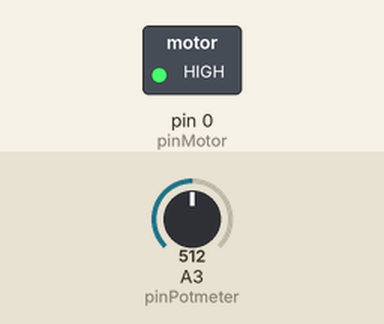
This sketch was run on a simulated Arduino Uno, built with avr-gcc and run on an emulated ATmega328P. Parts: switched loads named in the sketch (green lamp = pin HIGH). Inputs (shaded band) come from the test bench; at power-on: A3 (pinPotmeter) = 512.

Above: at 1.2 s.
1.3 s: A3 (pinPotmeter) set to 526
At 1.6 s:
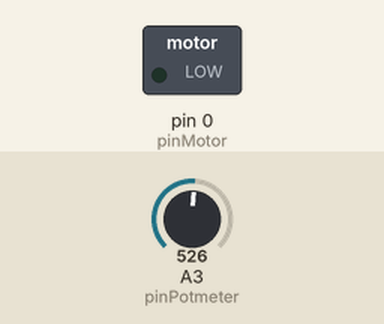
2.8 s: A3 (pinPotmeter) set to 511
At 4.0 s:
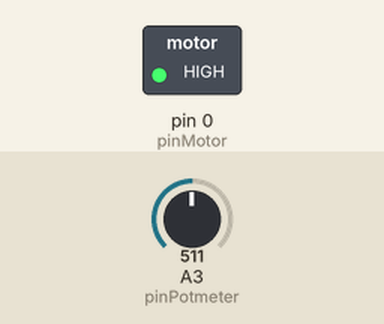
4.3 s: A3 (pinPotmeter) set to 716
At 5.5 s:
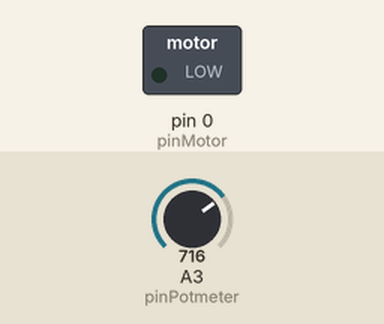
Timing chart, 0 to 7.3 s (numbered marks = the images above; inputs shaded):
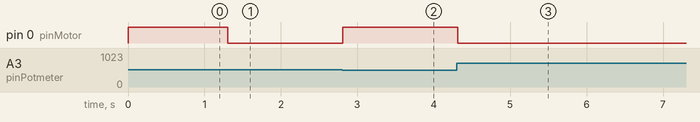

The sketch:

SolderExtractorCode.ino
```cpp
int pinPotmeter = 3;
int pinMotor = 0;

void setup()
{
  pinMode(pinPotmeter, INPUT);
  pinMode(pinMotor, OUTPUT);
}

void loop()
{
  int potVal = analogRead(pinPotmeter);
  int PWMVal = map(potVal, 0, 1023, 255, 0);
  analogWrite(pinMotor, PWMVal);
  delay(50);
}
```

Measured:
- the behaviour switches between 513 and 514 on A3 (pinPotmeter) (found by bisection; images 0 and 1)
- after the input at 1.3 s, pin 0 (pinMotor): HIGH → LOW at once
- after the input at 2.8 s, pin 0 (pinMotor): LOW → HIGH at once
- after the input at 4.3 s, pin 0 (pinMotor): HIGH → LOW at once
